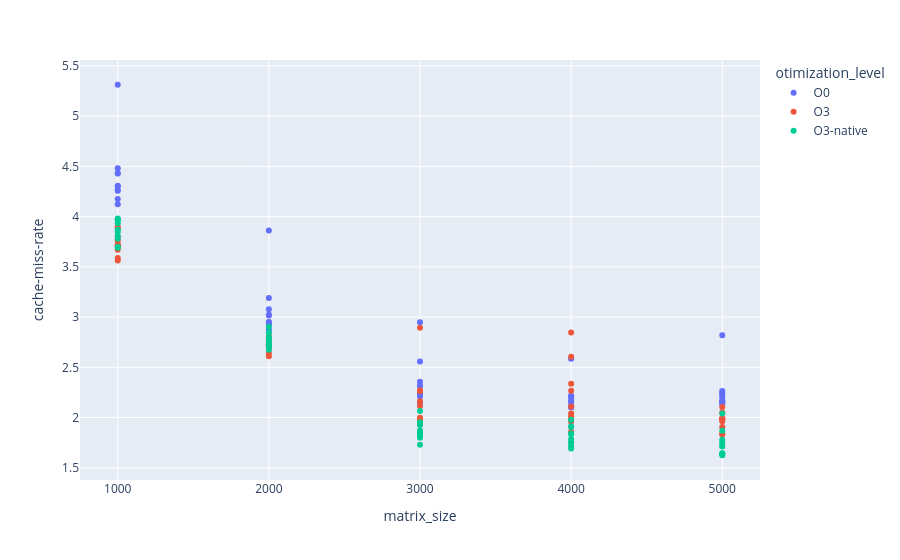

Source (notebook cell):
### Code cell
plot_cache_miss_rate_to_size = px.scatter(df, x="matrix_size", y="cache-miss-rate", color="otimization_level", hover_data=["time_elapsed","CPI", "IPC", "branch-miss-rate"])
plot_cache_miss_rate_to_size.update_layout(xaxis={"type": "category"})
plot_cache_miss_rate_to_size.show()

### Figure 1 — Plotly figure (JSON) as saved in the notebook; plotly's stock layout.template omitted (floating-point values rounded to 4 significant figures; data arrays with more than 128 entries replaced by an {"elided": "..."} marker saying what was removed)
{"data": [{"customdata": {"elided": "50x4 float values"}, "hovertemplate": "otimization_level=O0<br>matrix_size=%{x}<br>cache-miss-rate=%{y}<br>time_elapsed=%{customdata[0]}<br>CPI=%{customdata[1]}<br>IPC=%{customdata[2]}<br>branch-miss-rate=%{customdata[3]}<extra></extra>", "legendgroup": "O0", "marker": {"color": "#636efa", "symbol": "circle"}, "mode": "markers", "name": "O0", "orientation": "v", "showlegend": true, "type": "scatter", "x": [1000, 1000, 1000, 1000, 1000, 1000, 1000, 1000, 1000, 1000, 2000, 2000, 2000, 2000, 2000, 2000, 2000, 2000, 2000, 2000, 3000, 3000, 3000, 3000, 3000, 3000, 3000, 3000, 3000, 3000, 4000, 4000, 4000, 4000, 4000, 4000, 4000, 4000, 4000, 4000, 5000, 5000, 5000, 5000, 5000, 5000, 5000, 5000, 5000, 5000], "xaxis": "x", "y": [5.313, 4.306, 4.482, 4.122, 4.431, 4.299, 4.258, 4.43, 4.177, 4.264, 3.863, 2.877, 2.946, 2.95, 3.015, 3.19, 3.078, 2.845, 2.927, 3.024, 2.949, 2.247, 2.208, 2.239, 2.146, 2.357, 2.316, 2.315, 2.557, 2.233, 2.586, 2.101, 2.106, 2.108, 2.218, 2.155, 2.208, 2.117, 2.202, 2.167, 2.82, 2.232, 2.174, 2.153, 2.248, 2.157, 2.208, 2.131, 2.158, 2.264], "yaxis": "y"}, {"customdata": {"elided": "50x4 float values"}, "hovertemplate": "otimization_level=O3<br>matrix_size=%{x}<br>cache-miss-rate=%{y}<br>time_elapsed=%{customdata[0]}<br>CPI=%{customdata[1]}<br>IPC=%{customdata[2]}<br>branch-miss-rate=%{customdata[3]}<extra></extra>", "legendgroup": "O3", "marker": {"color": "#EF553B", "symbol": "circle"}, "mode": "markers", "name": "O3", "orientation": "v", "showlegend": true, "type": "scatter", "x": [1000, 1000, 1000, 1000, 1000, 1000, 1000, 1000, 1000, 1000, 2000, 2000, 2000, 2000, 2000, 2000, 2000, 2000, 2000, 2000, 3000, 3000, 3000, 3000, 3000, 3000, 3000, 3000, 3000, 3000, 4000, 4000, 4000, 4000, 4000, 4000, 4000, 4000, 4000, 4000, 5000, 5000, 5000, 5000, 5000, 5000, 5000, 5000, 5000, 5000], "xaxis": "x", "y": [3.804, 3.765, 3.889, 3.896, 3.589, 3.706, 3.671, 3.716, 3.562, 3.727, 2.642, 2.715, 2.708, 2.705, 2.796, 2.732, 2.802, 2.609, 2.77, 2.717, 2.262, 2.162, 2.114, 1.978, 2.894, 1.933, 2.269, 1.998, 1.99, 2.268, 2.013, 2.337, 2.847, 1.958, 2.267, 1.86, 2.039, 2.109, 2.605, 1.996, 1.991, 1.906, 1.983, 1.99, 1.988, 1.837, 1.964, 2.105, 2.051, 1.832], "yaxis": "y"}, {"customdata": {"elided": "50x4 float values"}, "hovertemplate": "otimization_level=O3-native<br>matrix_size=%{x}<br>cache-miss-rate=%{y}<br>time_elapsed=%{customdata[0]}<br>CPI=%{customdata[1]}<br>IPC=%{customdata[2]}<br>branch-miss-rate=%{customdata[3]}<extra></extra>", "legendgroup": "O3-native", "marker": {"color": "#00cc96", "symbol": "circle"}, "mode": "markers", "name": "O3-native", "orientation": "v", "showlegend": true, "type": "scatter", "x": [1000, 1000, 1000, 1000, 1000, 1000, 1000, 1000, 1000, 1000, 2000, 2000, 2000, 2000, 2000, 2000, 2000, 2000, 2000, 2000, 3000, 3000, 3000, 3000, 3000, 3000, 3000, 3000, 3000, 3000, 4000, 4000, 4000, 4000, 4000, 4000, 4000, 4000, 4000, 4000, 5000, 5000, 5000, 5000, 5000, 5000, 5000, 5000, 5000, 5000], "xaxis": "x", "y": [3.966, 3.78, 3.847, 3.935, 3.802, 3.869, 3.691, 3.97, 3.701, 3.982, 2.75, 2.794, 2.723, 2.723, 2.705, 2.781, 2.904, 2.799, 2.676, 2.848, 1.729, 1.832, 1.844, 1.954, 1.839, 1.871, 1.926, 1.798, 2.065, 1.827, 1.913, 1.978, 1.758, 1.752, 1.717, 1.693, 1.785, 1.842, 1.834, 1.905, 1.868, 1.625, 1.712, 1.646, 1.642, 1.719, 1.638, 1.78, 1.752, 2.041], "yaxis": "y"}], "layout": {"legend": {"title": {"text": "otimization_level"}, "tracegroupgap": 0}, "margin": {"t": 60}, "xaxis": {"anchor": "y", "domain": [0, 1], "title": {"text": "matrix_size"}, "type": "category"}, "yaxis": {"anchor": "x", "domain": [0, 1], "title": {"text": "cache-miss-rate"}}}}
